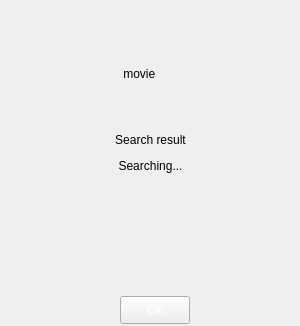
<?xml version="1.0" encoding="UTF-8"?>
<ui version="4.0">
 <class>FormManual</class>
 <widget class="QWidget" name="FormManual">
  <property name="geometry">
   <rect>
    <x>0</x>
    <y>0</y>
    <width>300</width>
    <height>326</height>
   </rect>
  </property>
  <property name="windowTitle">
   <string>Form</string>
  </property>
  <property name="styleSheet">
   <string notr="true">QPushButton{ 
border-image:url(Skin/SmallChangeableButton_1.png);
	color: rgb(255, 255, 255);
}
QPushButton:pressed{ 
border-image:url(Skin/SmallChangeableButton_3.png);
}
QPushButton:hover{
border-image:url(Skin/SmallChangeableButton_3.png);
	color: rgb(0, 0, 0);
}
QPushButton:disabled{
border-image:url(Skin/SmallChangeableButton_2.png);
	color: rgb(0, 0, 0);
}</string>
  </property>
  <widget class="QLabel" name="labelManualInfo">
   <property name="geometry">
    <rect>
     <x>30</x>
     <y>150</y>
     <width>241</width>
     <height>31</height>
    </rect>
   </property>
   <property name="text">
    <string>Searching...</string>
   </property>
   <property name="alignment">
    <set>Qt::AlignCenter</set>
   </property>
  </widget>
  <widget class="QPushButton" name="pushButtonManualOK">
   <property name="geometry">
    <rect>
     <x>120</x>
     <y>296</y>
     <width>70</width>
     <height>28</height>
    </rect>
   </property>
   <property name="focusPolicy">
    <enum>Qt::NoFocus</enum>
   </property>
   <property name="styleSheet">
    <string notr="true"/>
   </property>
   <property name="text">
    <string>Ok</string>
   </property>
  </widget>
  <widget class="QLabel" name="labelManualSearchPackage">
   <property name="geometry">
    <rect>
     <x>100</x>
     <y>30</y>
     <width>111</width>
     <height>88</height>
    </rect>
   </property>
   <property name="text">
    <string>       movie</string>
   </property>
  </widget>
  <widget class="QLabel" name="labelSearchResult">
   <property name="geometry">
    <rect>
     <x>20</x>
     <y>130</y>
     <width>261</width>
     <height>20</height>
    </rect>
   </property>
   <property name="text">
    <string>Search result</string>
   </property>
   <property name="alignment">
    <set>Qt::AlignCenter</set>
   </property>
  </widget>
 </widget>
 <resources/>
 <connections/>
</ui>
